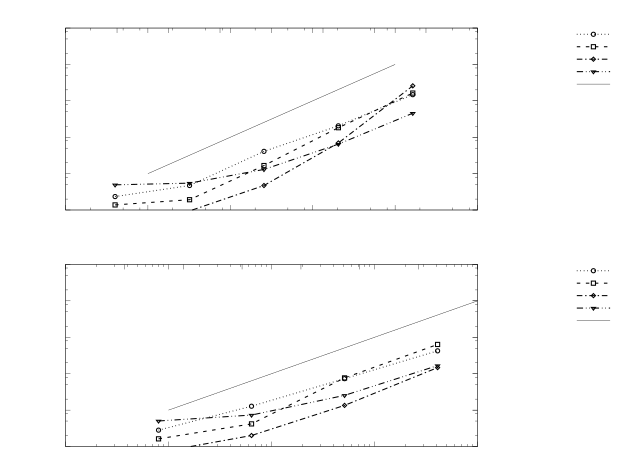

Write gnuplot code to recreate this figure.
set output 'ConstCoeffPoisson_MG.tex'
set terminal cairolatex  pdf   size 16cm,12cm
set multiplot
set size 1,0.5
set size 0.98,0.49
set origin 0.01,0.505
unset lmargin 
unset rmargin 
unset tmargin 
unset bmargin 
set logscale x
set logscale y
unset logscale x2
unset logscale y2
set autoscale x
set yrange [0.1:10000]
set autoscale x2
set autoscale y2
unset xlabel
set ylabel "$k = 2$"
unset x2label
unset y2label
unset title 
unset key
set key outside right vertical maxrows 5 
set xtics format "$10^{%T}$" 
set x2tics format " " 
set ytics format "$10^{%T}$" 
set y2tics format " " 
set termoption dashed
set termoption dashed
set termoption dashed
set termoption dashed
plot "ConstCoeffPoisson_MG_data_0.csv" title "Slv Iter" with linespoints linecolor  "black" dashtype 3 linewidth 3 pointtype 6 pointsize 0.5, "ConstCoeffPoisson_MG_data_1.csv" title "Slv Init" with linespoints linecolor  "black" dashtype 2 linewidth 3 pointtype 4 pointsize 0.5, "ConstCoeffPoisson_MG_data_2.csv" title "Agg Init" with linespoints linecolor  "black" dashtype 4 linewidth 3 pointtype 12 pointsize 0.5, "ConstCoeffPoisson_MG_data_3.csv" title "Mtx ass" with linespoints linecolor  "black" dashtype 5 linewidth 3 pointtype 10 pointsize 0.5, "ConstCoeffPoisson_MG_data_4.csv" title "linear" with lines linecolor  "black" dashtype 1 linewidth 1
set size 0.98,0.49
set origin 0.01,0.005
unset lmargin 
unset rmargin 
unset tmargin 
unset bmargin 
set logscale x
set logscale y
unset logscale x2
unset logscale y2
set autoscale x
set yrange [0.1:10000]
set autoscale x2
set autoscale y2
unset xlabel
set ylabel "$k = 3$"
unset x2label
unset y2label
unset title 
unset key
set key outside right vertical maxrows 5 
set xtics format "$10^{%T}$" 
set x2tics format " " 
set ytics format "$10^{%T}$" 
set y2tics format " " 
set termoption dashed
set termoption dashed
set termoption dashed
set termoption dashed
plot "ConstCoeffPoisson_MG_data_5.csv" title "Slv Iter" with linespoints linecolor  "black" dashtype 3 linewidth 3 pointtype 6 pointsize 0.5, "ConstCoeffPoisson_MG_data_6.csv" title "Slv Init" with linespoints linecolor  "black" dashtype 2 linewidth 3 pointtype 4 pointsize 0.5, "ConstCoeffPoisson_MG_data_7.csv" title "Agg Init" with linespoints linecolor  "black" dashtype 4 linewidth 3 pointtype 12 pointsize 0.5, "ConstCoeffPoisson_MG_data_8.csv" title "Mtx ass" with linespoints linecolor  "black" dashtype 5 linewidth 3 pointtype 10 pointsize 0.5, "ConstCoeffPoisson_MG_data_9.csv" title "linear" with lines linecolor  "black" dashtype 1 linewidth 1


exit
